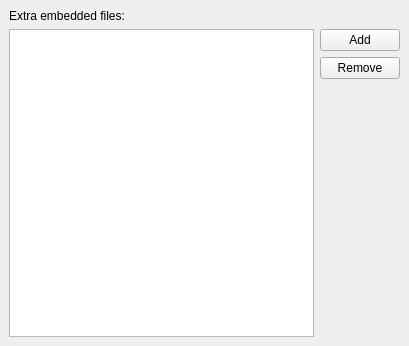
<ui version="4.0" >
 <class>EmbeddedFilesUi</class>
 <widget class="QWidget" name="EmbeddedFilesUi" >
  <property name="geometry" >
   <rect>
    <x>0</x>
    <y>0</y>
    <width>409</width>
    <height>346</height>
   </rect>
  </property>
  <property name="windowTitle" >
   <string>EmbeddedFiles</string>
  </property>
  <layout class="QGridLayout" >
   <property name="margin" >
    <number>9</number>
   </property>
   <property name="spacing" >
    <number>6</number>
   </property>
   <item row="0" column="0" >
    <widget class="QLabel" name="extraLBL" >
     <property name="text" >
      <string>Extra embedded files:</string>
     </property>
    </widget>
   </item>
   <item rowspan="3" row="1" column="0" >
    <widget class="QListWidget" name="extraLW" />
   </item>
   <item row="1" column="1" >
    <widget class="QPushButton" name="addPB" >
     <property name="text" >
      <string>Add</string>
     </property>
    </widget>
   </item>
   <item row="2" column="1" >
    <widget class="QPushButton" name="removePB" >
     <property name="text" >
      <string>Remove</string>
     </property>
    </widget>
   </item>
   <item row="3" column="1" >
    <spacer>
     <property name="orientation" >
      <enum>Qt::Vertical</enum>
     </property>
     <property name="sizeHint" >
      <size>
       <width>20</width>
       <height>40</height>
      </size>
     </property>
    </spacer>
   </item>
  </layout>
 </widget>
 <layoutdefault spacing="6" margin="11" />
 <includes>
  <include location="local" >qt_helpers.h</include>
 </includes>
 <resources/>
 <connections/>
</ui>
